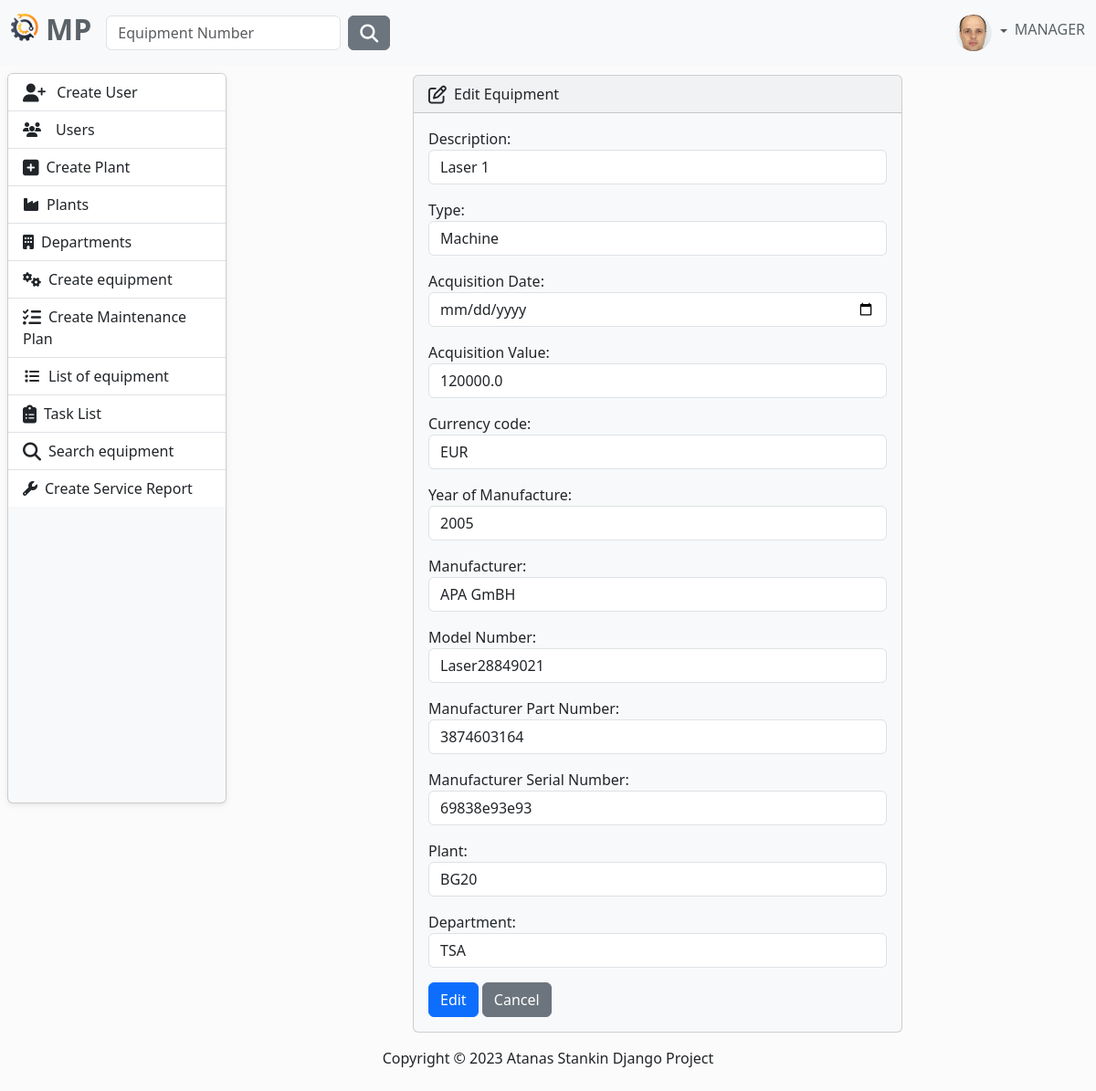
The page /equipment/10/edit/ (signed in) on the database its author committed.
### MaintenancePlanner/accounts/models.py (models this page shows, shortened)
class AppUser(AbstractUser, PermissionsMixin):
    username = models.CharField(
        max_length=30,
        validators=[
            MinLengthValidator(4),
        ],
        unique=True,
    )
    first_name = models.CharField(
        max_length=30,
        validators=[
            MinLengthValidator(2),
            user_name_validator,
        ]
    )
    last_name = models.CharField(
        max_length=30,
        validators=[
            MinLengthValidator(2),
            user_name_validator,
        ]
    )
    email = models.EmailField(unique=True)
    class Role(models.TextChoices):
        MANAGER = "MANAGER", 'Manager'
        SUPERVISOR = "SUPERVISOR", 'Supervisor'
        OPERATOR = "OPERATOR", 'Operator'
    role = models.CharField(max_length=50, choices=Role.choices)

class Profile(models.Model):
    user = models.OneToOneField(AppUser, on_delete=models.CASCADE)
    image = models.ImageField(
        default='images/default.jpg',
        null=True,
        blank=True,
        upload_to='images/'
    )

### MaintenancePlanner/equipment/models.py (models this page shows, shortened)
class Equipment(models.Model):
    description = models.CharField(
        max_length=50,
        validators=[equipment_name_validator],
    )
    type = models.CharField(
        max_length=30,
        choices=TYPE_OF_EQUIPMENT
    )
    acquisition_date = models.DateField(
        blank=True,
        null=True,
        verbose_name='Acquisition Date',
    )
    acquisition_value = models.FloatField(
        blank=True,
        null=True,
        verbose_name='Acquisition Value',
    )
    currency_code = models.CharField(
        max_length=10,
        choices=CURRENCY_CHOICES,
        default='EUR',
    )
    year_of_manufacture = models.PositiveIntegerField(
        verbose_name='Year of Manufacture',
        null=True,
        blank=True,
    )
    manufacturer = models.CharField(
        max_length=30,
        blank=True,
        null=True,
    )
    model_number = models.CharField(
        max_length=30,
        blank=True,
        null=True,
        verbose_name='Model Number'
    )
    part_number = models.CharField(
        max_length=30,
        blank=True,
        null=True,
        verbose_name='Manufacturer Part Number',
    )
    serial_number = models.CharField(
        max_length=30,
        blank=True,
        null=True,
        verbose_name='Manufacturer Serial Number',
    )
    plant = models.ForeignKey(
        to=Plant,
        on_delete=models.CASCADE)
    department = models.ForeignKey(
        to=Department,
        on_delete=models.CASCADE)

### MaintenancePlanner/equipment/views.py (the view)
# urls.py: path('<int:pk>/edit/', UpdateEquipment.as_view(), name='edit-equipment'),
class UpdateEquipment(LoginRequiredMixin, AllowedUsersMixin, UpdateView):
    allowed_roles = ['MANAGER', 'SUPERVISOR']
    model = Equipment
    template_name = 'edit-equipment.html'
    form_class = EquipmentForm
    success_url = reverse_lazy('equipment-list')

### MaintenancePlanner/equipment/forms.py
class EquipmentForm(forms.ModelForm):
    class Meta:
        model = Equipment
        exclude = ('last_checked_date', 'next_check_date')
        widgets = {
            'description': forms.TextInput(attrs={'class': 'form-control'}),
            'type': forms.Select(attrs={'class': 'form-control'}),
            'acquisition_date': forms.DateInput(format="%d/%m/%Y", attrs={'class': 'form-control', 'type': 'date'}),
            'currency_code': forms.Select(attrs={'class': 'form-control'}),
            'acquisition_value': forms.NumberInput(attrs={'class': 'form-control'}),
            'manufacturer': forms.TextInput(attrs={'class': 'form-control'}),
            'model_number': forms.TextInput(attrs={'class': 'form-control'}),
            'part_number': forms.TextInput(attrs={'class': 'form-control'}),
            'serial_number': forms.TextInput(attrs={'class': 'form-control'}),
            'plant': forms.Select(attrs={'class': 'form-control'}),
            'department': forms.Select(attrs={'class': 'form-control'}),
            'year_of_manufacture': forms.NumberInput(attrs={'class': 'form-control'}),
        }

### MaintenancePlanner/accounts/mixins.py (called while the page is built)
    def dispatch(self, request, *args, **kwargs):
        if request.user.role in self.allowed_roles:
            return super().dispatch(request, *args, **kwargs)
        else:
            return redirect('home-page')

### MaintenancePlanner/plant/models.py (called while the page is built)
    def __str__(self):
        return f'{self.cost_center}'

    def __str__(self):
        return self.name

### MaintenancePlanner/equipment/templates/edit-equipment.html (shortened to what this page needs)
{% extends 'base.html' %}
{% block content %}
        <div class="row justify-content-center">
            <div class="col-7">
                <div class="card bg-light mb-3" style="max-width: 200rem;">
                  <div class="card-header">
                      <i class="fa-regular fa-pen-to-square fa-lg me-2"></i>Edit Equipment
                  </div>
                  <div class="card-body">
                      <form  method="POST" >
                          {{ form.as_p }}
                          <button type="submit" class="btn btn-primary">Edit</button>
                          <a href="{% url 'equipment-list' %}" class="btn btn-secondary">Cancel</a>
                      </form>
                  </div>
            </div>
            </div>
        </div>
{% endblock %}

### templates/partials/navbar.html (shortened to what this page needs)
{% load static %}
<nav class="navbar navbar-expand-lg bg-light fixed-top" data-bs-theme="light">
    <div class="container-fluid">
        <a class="navbar-brand" href="{% url 'home-page' %}">
            <ul class="navbar-nav ms-auto d-flex flex-row">
                <li><img class="logo me-2" src="{% static 'img/logo.png' %}" alt="logo" height="30"></li>
                <li><h2 style="color: #5a6268; font-weight: bold">MP</h2></li>
            </ul>
        </a>
        <div class="collapse navbar-collapse" id="navbarColor01">
            {% if user.is_authenticated %}
                <form class="d-flex" method=POST action="{% url 'search-equipment' %}">
                    <input class="form-control me-sm-2" type="search" placeholder="Equipment Number"
                           name="number">
                    <button class="btn btn-secondary my-2 my-sm-0" type="submit"><i
                            class="fa-solid fa-magnifying-glass fa-lg"></i></button>
                </form>
            {% endif %}
            <ul class="navbar-nav ms-auto d-flex flex-row">
                {% if not request.user.is_authenticated %}
                    <li class="nav-item">
                        <a class="nav-link" href="{% url 'login' %}"><i
                                class="fa-solid fa-right-to-bracket fa-lg me-2"></i>Sig In
                        </a>
                    </li>
                {% else %}
                    <li class="nav-item dropdown d-flex align-items-center">
                        <div class="btn-group dropdown">
                            <a class="nav-link dropdown-toggle" data-bs-toggle="dropdown" href="#" role="button"
                               aria-haspopup="true" aria-expanded="false">
                                {% if user.profile.image %}
                                    <img src="{{ user.profile.image.url }}" class="rounded-circle" height="40"
                                         loading="lazy"/>
                                {% else %}
                                    <img src="{% static 'img/profile-img.png' %}" class="rounded-circle" height="40"
                                         loading="lazy"/>
                                {% endif %}
                            </a>
                        </div>
                        <h6 style="color: #5a6268">{{ request.user.role }}</h6>
                    </li>
                {% endif %}
            </ul>
        </div>
    </div>
</nav>

### static/css/body.css (style rules this page uses)
body { background-color: #fbfbfb; }

### rows shown on the page
AppUser: profile.image (picture), user.role "MANAGER"
Equipment: description "Laser 1", type "Machine", acquisition_value "120000.0", currency_code "EUR", year_of_manufacture "2005", manufacturer "APA GmBH", model_number "Laser28849021", part_number "3874603164", serial_number "69838e93e93", plant "BG20", department "TSA"
